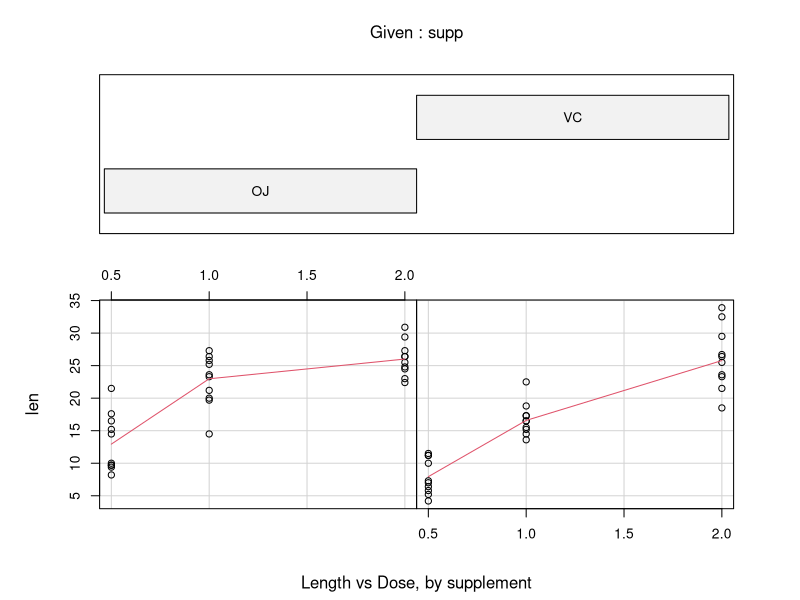
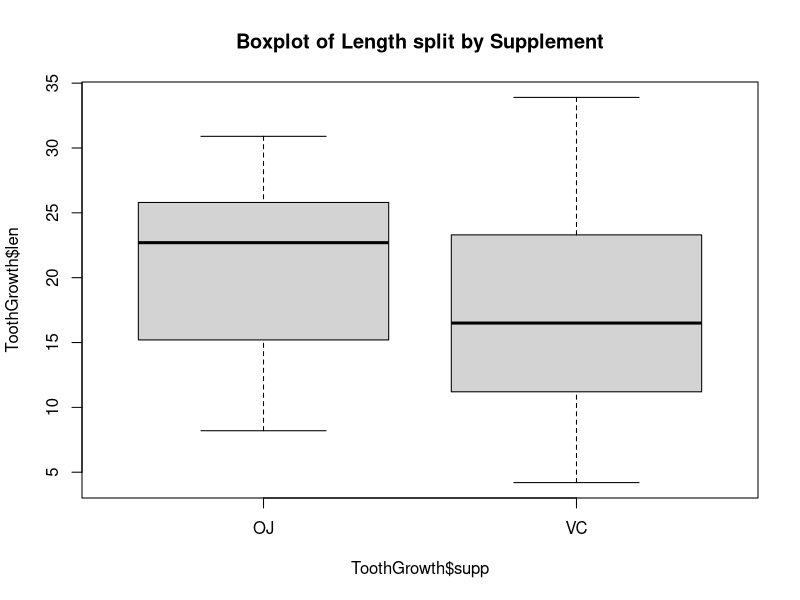
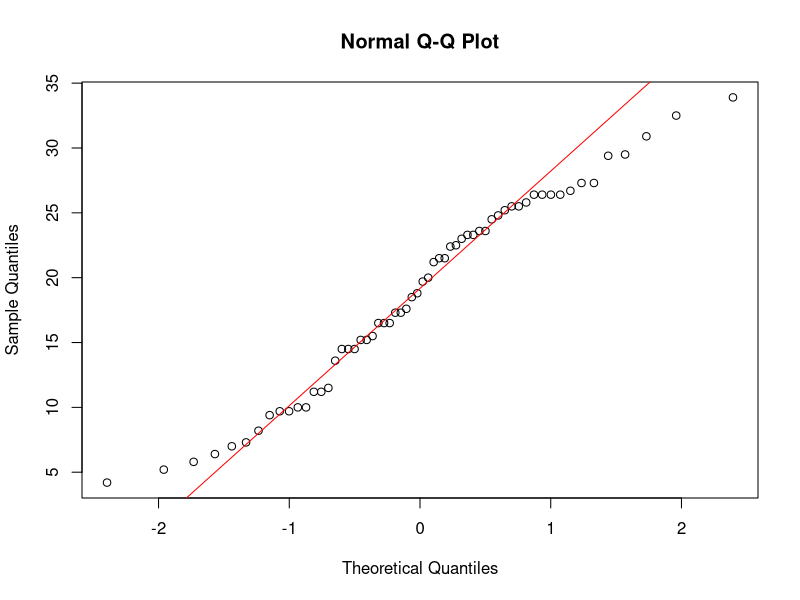

Generate these figures, in order, with R:
## ---- chunk 1
data("ToothGrowth")
dim(ToothGrowth)
## ---- chunk 2
unique(ToothGrowth$supp)
unique(ToothGrowth$dose)
## ---- chunk 3
coplot(len ~ dose | supp, data = ToothGrowth, panel = panel.smooth, xlab = "Length vs Dose, by supplement")
## ---- chunk 4
boxplot(ToothGrowth$len ~ ToothGrowth$supp, main="Boxplot of Length split by Supplement")
## ---- chunk 5
qqnorm(ToothGrowth$len)
qqline(ToothGrowth$len, col="red")
## ---- chunk 6
#Split data by supp
vc<-ToothGrowth[ToothGrowth$supp=="VC",]
oj<-ToothGrowth[ToothGrowth$supp=="OJ",]

suppTest<-data.frame("dose constant at"=numeric(), "p-value OJ v VC"=numeric())

suppTest<-as.data.frame(rbind(
c("dose constant at"=0.5,"p-value OJ v VC"=t.test(oj$len[oj$dose==0.5],vc$len[vc$dose==0.5], alternative = "greater")$p.value),                           
c("dose constant at"=1.0,"p-value OJ v VC"=t.test(oj$len[oj$dose==1.0],vc$len[vc$dose==1.0], alternative = "greater")$p.value),
c("dose constant at"=2.0,"p-value OJ v VC"=t.test(oj$len[oj$dose==2.0],vc$len[vc$dose==2.0], alternative = "greater")$p.value)))                                                          
library(knitr)
kable(suppTest,align = "l")
## ---- chunk 7
doseTest<-data.frame("supp method"=character(), "p-value 0.5 v 1.0"=numeric(),"p-value 1.0 v 2.0"=numeric())

doseTest<-as.data.frame(rbind(
c("supp method"="OJ","p-value 0.5 v 1.0"=t.test(oj$len[oj$dose==0.5],oj$len[oj$dose==1.0], alternative = "less")$p.value,"p-value 1.0 v 2.0"=t.test(oj$len[oj$dose==1.0],oj$len[oj$dose==2.0], alternative = "less")$p.value),                           
c("supp method"="VC","p-value 0.5 v 1.0"=t.test(vc$len[vc$dose==0.5],vc$len[vc$dose==1.0], alternative = "less")$p.value,"p-value 1.0 v 2.0"=t.test(vc$len[vc$dose==1.0],vc$len[vc$dose==2.0], alternative = "less")$p.value)))                                                          
kable(doseTest)
## ---- chunk 8
knitr::opts_chunk$set(echo = TRUE)
## ---- chunk 9
#Split data by supp
vc<-ToothGrowth[ToothGrowth$supp=="VC",]
oj<-ToothGrowth[ToothGrowth$supp=="OJ",]

suppTest<-data.frame("dose constant at"=numeric(), "p-value OJ v VC"=numeric())

suppTest<-as.data.frame(rbind(
c("dose constant at"=0.5,"p-value OJ v VC"=t.test(oj$len[oj$dose==0.5],vc$len[vc$dose==0.5], alternative = "greater")$p.value),                           
c("dose constant at"=1.0,"p-value OJ v VC"=t.test(oj$len[oj$dose==1.0],vc$len[vc$dose==1.0], alternative = "greater")$p.value),
c("dose constant at"=2.0,"p-value OJ v VC"=t.test(oj$len[oj$dose==2.0],vc$len[vc$dose==2.0], alternative = "greater")$p.value)))                                                          
library(knitr)
kable(suppTest,align = "l")
## ---- chunk 10
doseTest<-data.frame("supp method"=character(), "p-value 0.5 v 1.0"=numeric(),"p-value 1.0 v 2.0"=numeric())

doseTest<-as.data.frame(rbind(
c("supp method"="OJ","p-value 0.5 v 1.0"=t.test(oj$len[oj$dose==0.5],oj$len[oj$dose==1.0], alternative = "less")$p.value,"p-value 1.0 v 2.0"=t.test(oj$len[oj$dose==1.0],oj$len[oj$dose==2.0], alternative = "less")$p.value),                           
c("supp method"="VC","p-value 0.5 v 1.0"=t.test(vc$len[vc$dose==0.5],vc$len[vc$dose==1.0], alternative = "less")$p.value,"p-value 1.0 v 2.0"=t.test(vc$len[vc$dose==1.0],vc$len[vc$dose==2.0], alternative = "less")$p.value)))                                                          
kable(doseTest)

